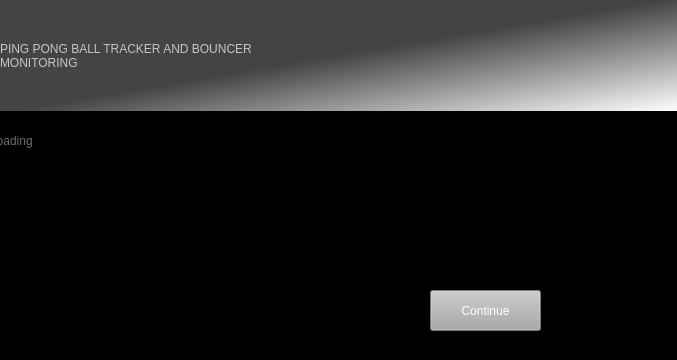
<?xml version="1.0" encoding="UTF-8"?>
<ui version="4.0">
 <class>gWindow</class>
 <widget class="QWidget" name="gWindow">
  <property name="geometry">
   <rect>
    <x>0</x>
    <y>0</y>
    <width>677</width>
    <height>360</height>
   </rect>
  </property>
  <property name="windowTitle">
   <string>Form</string>
  </property>
  <property name="styleSheet">
   <string notr="true">background-color: rgb(0, 0, 0);</string>
  </property>
  <widget class="QPushButton" name="pushButton">
   <property name="geometry">
    <rect>
     <x>430</x>
     <y>290</y>
     <width>111</width>
     <height>41</height>
    </rect>
   </property>
   <property name="styleSheet">
    <string notr="true">color: rgb(255, 255, 255);
background-color: rgb(170, 170, 170);</string>
   </property>
   <property name="text">
    <string>Continue</string>
   </property>
  </widget>
  <widget class="QLabel" name="label">
   <property name="geometry">
    <rect>
     <x>0</x>
     <y>0</y>
     <width>681</width>
     <height>111</height>
    </rect>
   </property>
   <property name="styleSheet">
    <string notr="true">
font: 14pt &quot;Microsoft Tai Le&quot;;
color: rgb(197, 197, 197);
background-color: qlineargradient(spread:pad, x1:0.466292, y1:0.489, x2:1, y2:1, stop:0.0393258 rgba(68, 68, 68, 255), stop:1 rgba(255, 255, 255, 255));</string>
   </property>
   <property name="text">
    <string>PING PONG BALL TRACKER AND BOUNCER
MONITORING</string>
   </property>
  </widget>
  <widget class="QLabel" name="loadingLabel">
   <property name="geometry">
    <rect>
     <x>-10</x>
     <y>120</y>
     <width>691</width>
     <height>41</height>
    </rect>
   </property>
   <property name="styleSheet">
    <string notr="true">
font: 10pt &quot;Microsoft Tai Le&quot;;
background-color: rgb(0, 0, 0);
color: rgb(108, 108, 108);</string>
   </property>
   <property name="text">
    <string>Loading</string>
   </property>
  </widget>
 </widget>
 <resources/>
 <connections/>
</ui>
